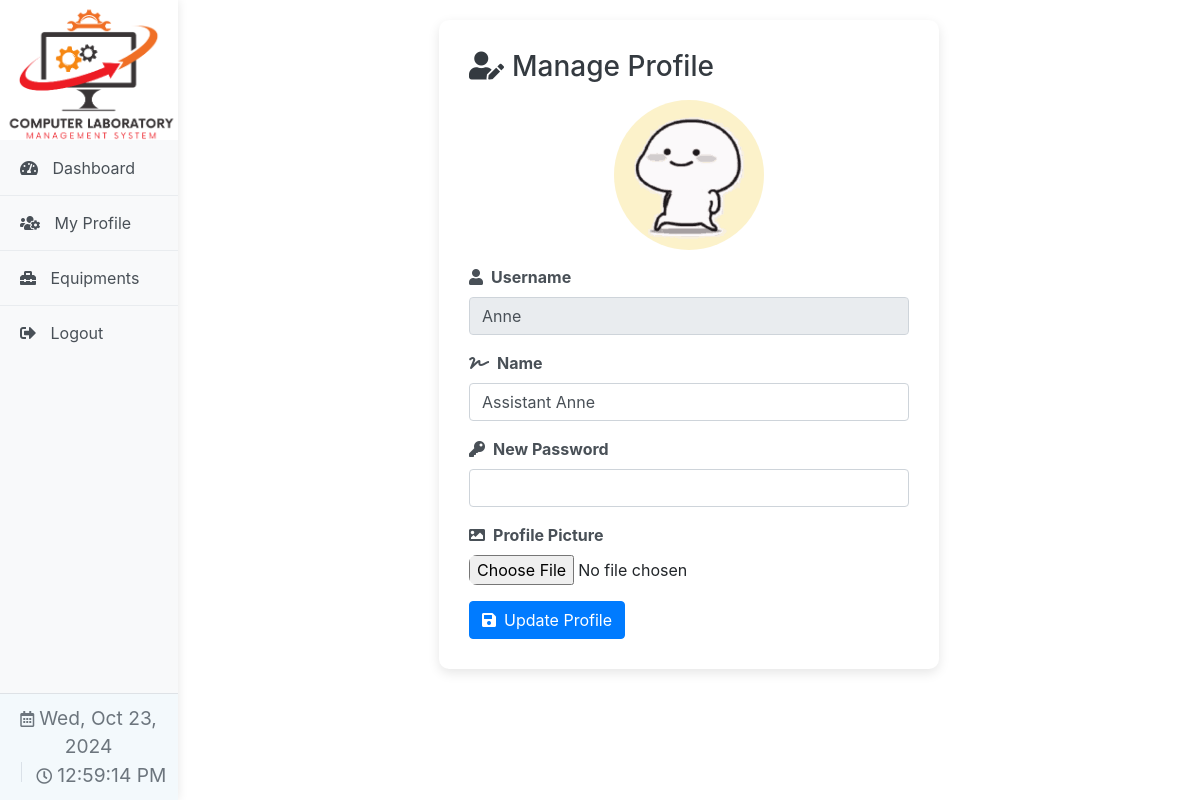
Screenshot of /assistant/manage_profile.php (signed in) with the database file from the repository.
### tables this page shows
CREATE TABLE `users` (
  `id` int(11) NOT NULL,
  `username` varchar(50) NOT NULL,
  `name` varchar(50) NOT NULL,
  `password` varchar(255) NOT NULL,
  `role` enum('admin','assistant') NOT NULL,
  `picture` varchar(255) DEFAULT NULL
);

### assistant/manage_profile.php (the view, shortened to what this page needs)
<?php
include '../includes/db.php';
$username = $_SESSION['username'];
$stmt = $conn->prepare("SELECT * FROM users WHERE username = ?");
$stmt->bind_param("s", $username);
$stmt->execute();
$result = $stmt->get_result();
if ($result->num_rows == 1) {
    $user = $result->fetch_assoc();
} else {
    echo "User not found!";
    exit();
}
?>
<!DOCTYPE html>
<html lang="en">
<head>
    <link rel="stylesheet" href="../css/sidebar.css">
    <link rel="stylesheet" href="https://stackpath.bootstrapcdn.com/bootstrap/5.1.3/css/bootstrap.min.css">
    <link rel="stylesheet" href="https://cdnjs.cloudflare.com/ajax/libs/font-awesome/5.15.3/css/all.min.css">
    <link rel="stylesheet" href="https://cdnjs.cloudflare.com/ajax/libs/sweetalert/2.1.2/sweetalert.min.css">
</head>
<body>
    <?php include '../includes/assistant_sidebar.php'; ?>
    <link rel="stylesheet" href="https://cdnjs.cloudflare.com/ajax/libs/sweetalert/2.1.2/sweetalert.min.css">
    <div class="content container-fluid dashboard-container">
        <div class="content-container">
            <h2><i class="fas fa-user-edit icon"></i>Manage Profile</h2>
            <form method="post" action="" enctype="multipart/form-data">
                <div class="text-center">
                    <?php if ($user['picture']) : ?>
                        <img src="../uploads/<?php echo htmlspecialchars($user['picture']); ?>" alt="Profile Picture" class="profile-pic">
                    <?php else : ?>
                        <img src="../images/default-profile.png" alt="Default Profile Picture" class="profile-pic">
                    <?php endif; ?>
                </div>
                <div class="mb-3">
                    <label for="username" class="form-label"><i class="fas fa-user icon"></i>Username</label>
                    <input type="text" name="username" id="username" class="form-control" value="<?php echo htmlspecialchars($user['username']); ?>" readonly>
                </div>
                <div class="mb-3">
                    <label for="name" class="form-label"><i class="fas fa-signature icon"></i>Name</label>
                    <input type="text" name="name" id="name" class="form-control" value="<?php echo htmlspecialchars($user['name']); ?>" required>
                </div>
                <?php if ($_SESSION['role'] == 'assistant') : ?>
                <div class="mb-3">
                    <label for="password" class="form-label"><i class="fas fa-key icon"></i>New Password</label>
                    <input type="password" name="password" id="password" class="form-control">
                </div>
                <div class="mb-3">
                    <label for="picture" class="form-label"><i class="fas fa-image icon"></i>Profile Picture</label>
                    <input type="file" name="picture" id="picture" class="form-control-file">
                </div>
                <?php endif; ?>
                <button type="submit" class="btn btn-primary"><i class="fas fa-save icon"></i>Update Profile</button>
            </form>
        </div>
    </div>
</html>

### css/sidebar.css (style rules this page uses)
body { display: flex; }

### assistant/manage_profile.php (style rules this page uses)
body { background-color: #f0f2f5; }
.dashboard-container { margin-top: 20px; padding-left: 270px; }
.content-container { background: #fff; border-radius: 10px; padding: 30px; box-shadow: 0 4px 12px rgba(0, 0, 0, 0.1); max-width: 500px; margin: auto; }
.content-container h2 { font-size: 1.75rem; margin-bottom: 1rem; color: #343a40; }
.form-control { border-radius: 0.5rem; border: 1px solid #ced4da; }
.form-control-file { border-radius: 0.5rem; }
.btn-primary { background-color: #007bff; border: none; border-radius: 0.5rem; padding: 0.75rem 1.5rem; font-size: 1rem; }
.form-label { color: #495057; font-weight: bold; }
.icon { margin-right: 8px; }
.profile-pic { display: block; margin: 0 auto 15px; border-radius: 50%; width: 150px; height: 150px; object-fit: cover; }

### includes/assistant_sidebar.php (style rules this page uses)
body { display: flex; margin: 0; }

### rows the page displays
users: picture (picture), username "Anne", name "Assistant Anne"
